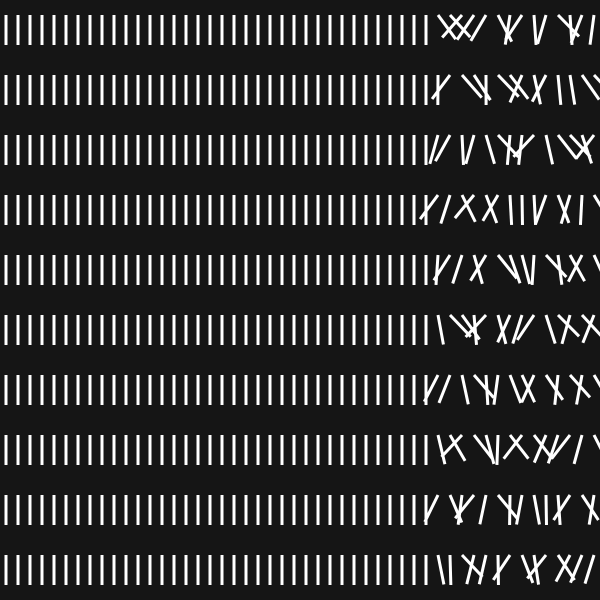
Frame 1 (no input)
Frame 60 (no input): identical to frame 1, image omitted
Frame 120 (the mouse pressed at the canvas centre since frame 60): identical to frame 1, image omitted

The p5.js sketch that drew this single still picture (run headless with seeded random() and noise() and a simulated clock; from frame 60 on, the mouse is pressed at the canvas centre):

// p5.js sketch
// ── sketch.js
const lines = [];
const numCols = 50
const numRows = 10


function setup() {
  createCanvas(600, 600);
  const colSize = round(width / numCols)
  const rowSize = round(height / numRows)
  const maxCol = random(numCols)

  for (let rows = 0; rows < numRows; rows++) {
    for (let cols = 0; cols < numCols; cols++) {
      const x1 = cols * colSize + colSize / 2
      const y1 = rows * rowSize

      lines.push({
        point: { x: x1, y: y1 },
        hght: rowSize,
        colr: color(255),
        angle: cols < maxCol ? 0 : map(Math.random(), 0, 1, PI / 4, -PI / 4)
      })
    }
  }

  pixelDensity(2)
}

function draw() {
  background(21);

  for (const _line of lines) {
    const { point, hght, angle, colr } = _line

    const x = point.x
    const y = point.y + hght / 4

    push()
    translate(x, y)
    strokeCap(SQUARE);
    strokeWeight(3);
    stroke(colr)
    rotate(angle)
    line(0, 0, 0, hght - hght / 2);
    pop()
  }

}
